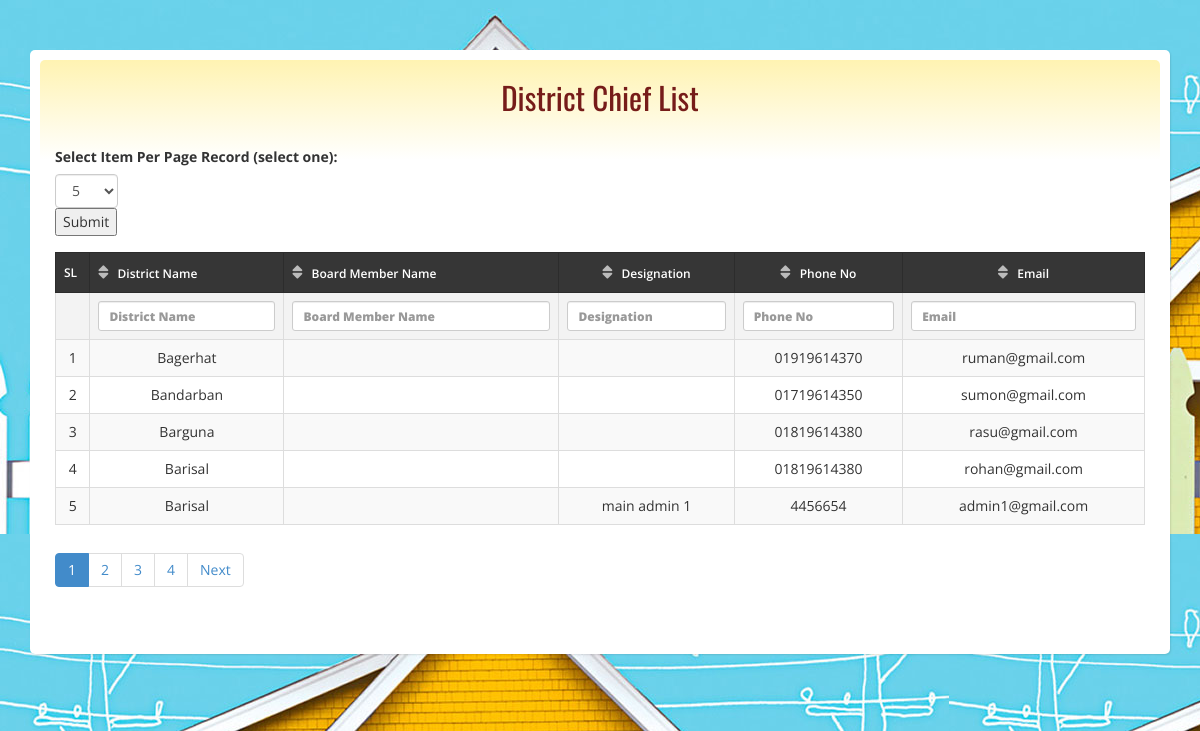
/views/BoardMember/index.php, run on the app's committed database.
### tables this page shows
CREATE TABLE IF NOT EXISTS `user_info` (
  `id` int(11) NOT NULL AUTO_INCREMENT,
  `first_name` varchar(100) NOT NULL,
  `last_name` varchar(100) NOT NULL,
  `designation` varchar(256) DEFAULT NULL,
  `user_id` varchar(100) NOT NULL,
  `email` varchar(50) NOT NULL,
  `password` varchar(250) NOT NULL,
  `phone_no` varchar(50) NOT NULL,
  `image` varchar(250) NOT NULL,
  `role` int(11) NOT NULL,
  `district_cd` varchar(10) NOT NULL,
  `status` int(11) NOT NULL DEFAULT '0',
  `signup_date` date NOT NULL,
  `signup_time` time NOT NULL,
  PRIMARY KEY (`id`),
  KEY `user_id` (`user_id`)
);

CREATE TABLE IF NOT EXISTS `district_info` (
  `id` int(11) NOT NULL AUTO_INCREMENT,
  `district_cd` int(11) NOT NULL,
  `district_name` varchar(100) NOT NULL,
  `deleted_at` varchar(250) DEFAULT NULL,
  PRIMARY KEY (`id`),
  UNIQUE KEY `district_code` (`district_cd`)
);

### src/Bitm/Model/Database.php (called while the page is built, shortened)
<?php
class Database{
    public function __construct()
    {
        $this->conn=mysqli_connect("localhost","root","","neci") or die('Database connection failed');
    }
}

### src/Bitm/BoardMember/BoardMember.php (called while the page is built, shortened)
<?php
class BoardMember extends DB
{
    public $conn;
    public function prepare($data = Array())
    {
        return $this;
    }
    public function count__Boardmember()
    {
        $query = "select count(*) as totalBmember
from
(
SELECT u.district_cd,d.district_name,u.first_name,u.last_name,u.designation,u.phone_no,u.email FROM `user_info` u left join user_profile p on u.user_id=p.user_id inner join district_info d on u.district_cd=d.district_cd
)s ";
        $result = mysqli_query($this->conn, $query);
        $row = mysqli_fetch_assoc($result);
        return $row['totalBmember'];
    }
    public function paginator__Boardmember($pageStartFrom = 0, $Limit = 5)
    {
        $query = "SELECT u.district_cd,d.district_name,u.first_name,u.last_name,u.designation,u.phone_no,u.email FROM `user_info` u left join user_profile p on u.user_id=p.user_id inner join district_info d on u.district_cd=d.district_cd
          ORDER BY district_name LIMIT " . $pageStartFrom . "," . $Limit;
        $_allval = array();
        $result = mysqli_query($this->conn, $query);
        while ($row = mysqli_fetch_assoc($result)) {
            $_allval[] = $row;
        }
        return $_allval;
    }
}

### views/BoardMember/index.php (the view, shortened to what this page needs)
<?php
$boardMember= New BoardMember();
$totalBmember=$boardMember->count__Boardmember();
$itemPerPage= $_SESSION['itemPerPage'];
$noOfPage= ceil($totalBmember/$itemPerPage);
$pagination="";
if(array_key_exists('pageNumber',$_GET)){
    $pageNo=$_GET['pageNumber'];
}
else{
    $pageNo=1;
}
for($i=1;$i<=$noOfPage;$i++){
    $active=($pageNo==$i)?"active":"";
    $pagination.="<li class='$active'><a href='index.php?pageNumber=$i'>$i</a></li>";
}
$pageStartFrom=$itemPerPage*($pageNo-1);
$allmember=$boardMember->prepare($_POST)->paginator__Boardmember($pageStartFrom,$itemPerPage);
$next=$pageNo+1;
?>
<?php
include '../Consume/header_main.php';
?>
<body>
<div class="container" style="margin-top:50px;">
    <div class="content">
        <div class="content-container">
            <h3 style="text-align: center; color: #761c19 ">District Chief List</h3>
            <br />
            <form role="form" action="index.php">
                <div class="form-group">
                    <label for="sel1">Select Item Per Page Record (select one):</label>
                    <select class="form-control" id="sel1" name="itemPerPage" style="width:auto;">
                        <option <?php if($_SESSION['itemPerPage']==5) {echo "selected";}?>>5</option>
                    </select>
                    <button type="submit">Submit</button>
                </div>
            </form>
            <div class="table-responsive">
                <table
                    class="table table-striped table-bordered table-hover table-highlight table-checkable"
                    data-provide="datatable"
                    data-search="false"
                    data-length-change="true"
                >
                    <thead>
                    <tr>
                        <th>SL</th>
                        <th data-filterable="true" data-sortable="true" align="center">District Name</th>
                        <th data-filterable="true" data-sortable="true" align="right">Board Member Name</th>
                        <th data-filterable="true" data-sortable="true" style="text-align:center;">Designation</th>
                        <th data-filterable="true" data-sortable="true" style="text-align:center;">Phone No</th>
                        <th data-filterable="true" data-sortable="true" style="text-align:center;">Email</th>
                    </tr>
                    </thead>
                    <tbody>
                    <?php
                    $sl=0;
                    foreach($allmember as $data){
                        $bfullnm=$data['first_name'].'&nbsp;'.$data['last_name'];
                        $sl++;
                        ?>
                        <tr>
                            <td align="center"><?php echo $sl+$pageStartFrom ?></td>
                            <td align="center"><?php echo $data['district_name']?></td>
                            <td align="center"><?php echo $bfullnm?></td>
                            <td align="center"><?php echo $data['designation']?></td>
                            <td align="center"><?php echo $data['phone_no']?></td>
                            <td align="center"><?php echo $data['email']?></td>
                        </tr>
                    <?php } ?>
                    </tbody>
                </table>
                <ul class="pagination">
                    <?php echo $pagination?>
                    <?php if($pageNo<$noOfPage){echo "<li><a href='index.php?pageNumber=$next'>Next</a></li>";}else{echo "";}?>
                </ul>
            </div>
        </div>
    </div>
</div>
<?php
include '../Consume/footer_main.php';
?>

### views/Consume/header_main.php (shortened to what this page needs)
<!DOCTYPE html>
 <html class="no-js">
<head>
    <link href="../../neci/vendor/font-awesome/css/font-awesome.min.css" rel="stylesheet" type="text/css">
    <link rel="stylesheet" href="../User/css/font-awesome.min.css">
    <link rel="stylesheet" href="../User/js/libs/css/ui-lightness/jquery-ui-1.9.2.custom.min.css">
    <link rel="stylesheet" href="../User/css/bootstrap.min.css">
    <link rel="stylesheet" href="../User/js/plugins/select2/select2.css">
    <link rel="stylesheet" href="../User/js/plugins/datepicker/datepicker.css">
    <link rel="stylesheet" href="../User/public/default.css" type="text/css">
    <link rel="stylesheet" href="../User/public/style.css" type="text/css">
    <link rel="stylesheet" href="../User/public/my-button.css" type="text/css">
    <link rel="stylesheet" href="../User/public/my-css-style.css" type="text/css">
    <link rel="stylesheet" href="../User/js/plugins/morris/morris.css">
    <link rel="stylesheet" href="../User/js/plugins/icheck/skins/minimal/blue.css">
    <link rel="stylesheet" href="../User/js/plugins/select2/select2.css">
    <link rel="stylesheet" href="../User/js/plugins/fullcalendar/fullcalendar.css">
    <link rel="stylesheet" href="../User/js/plugins/simplecolorpicker/jquery.simplecolorpicker.css">
    <link rel="stylesheet" href="../User/js/plugins/timepicker/bootstrap-timepicker.css">
    <link rel="stylesheet" href="../User/css/target-admin2.css">
</head>

### views/Consume/footer_main.php (shortened to what this page needs)
</body>
</html>

### views/User/public/style.css (style rules this page uses)
h3 { font-size: 31px }
h3, p, pre { margin: 10px 0 }

### views/User/css/target-admin2.css (style rules this page uses)
body { font: 400 14px/1.6 'Open Sans', Verdana, Helvetica, sans-serif; background: #FFF; }
@media (min-width: 768px) { body { background: #EEEEEE url(../../../neci/img/portfolio/District_Chief.jpg) ; } }
h1, h2, h3, h4, h5, h6 { margin-top: 0; font-family: Oswald; font-weight: 400; }
.table-bordered thead tr, .table-bordered tfoot tr { background-color: #f3f3f3; }
.table-bordered thead tr th, .table-bordered tfoot tr th { color: #444; font-size: 12px; font-weight: 800; background-color: transparent; border-bottom-width: 1px; vertical-align: middle; }
.table-bordered.table-highlight { border-top-color: #111; }
.table-bordered.table-highlight thead tr:first-child { background-color: #363636; }
.table-bordered.table-highlight thead tr:first-child th { color: #ffffff; font-weight: 600; border: 1px solid #2c2c2c; }
.content { position: relative; width: 100%; padding-top: 0px; background: #fff; margin-bottom: 50px; }
.content::before { content: ""; position: absolute; top: 10px; right: 10px; left: 10px; width: auto; height: 100px; margin-top: 0px; margin-right: 0px; margin-left: 0px; background-image: -webkit-linear-gradient(top, #fff3b2 0%, #ffffff 100%); background-image: linear-gradient(to bottom, #fff3b2 0%, #ffffff 100%); background-repeat: repeat-x; filter: progid:DXImageTransform.Microsoft.gradient(startColorstr='#ffe9e9e9', endColorstr='#ffffffff', GradientType=0); }
.content-container { position: relative; z-index: 101; }
@media (min-width: 768px) { .content { min-height: 500px; padding: 0; margin-top: 0px; border-top-right-radius: 5px; border-top-left-radius: 5px; border-bottom-right-radius: 5px; border-bottom-left-radius: 5px; -webkit-box-shadow: 1px 1px 2px rgba(0, 0, 0, 0.1); -moz-box-shadow: 1px 1px 2px rgba(0, 0, 0, 0.1); box-shadow: 1px 1px 2px rgba(0, 0, 0, 0.1); } }
@media (min-width: 768px) { .content::before { margin: 0; border: none; border-top-right-radius: 5px; border-top-left-radius: 5px; } }
@media (min-width: 768px) { .content-container { padding: 30px 25px 40px 25px; } }
.datatable-columnfilter { width: 100% !important; }
.dataTables_wrapper .dataTable { margin-bottom: .5em; }
table.table thead .sorting, table.table thead .sorting_asc, table.table thead .sorting_desc, table.table thead .sorting_asc_disabled, table.table thead .sorting_desc_disabled, .paginate_enabled_previous, .paginate_enabled_previous:hover, .paginate_disabled_previous, .paginate_enabled_next, .paginate_enabled_next:hover, .paginate_disabled_next { position: relative; background: none; }
.sorting:before, .sorting_asc:before, .sorting_desc:before, .sorting_asc_disabled:before, .sorting_desc_disabled:before, .paginate_enabled_previous:before, .paginate_disabled_previous:before, .paginate_enabled_next:before, .paginate_disabled_next:before { margin-right: 10px; color: #e74c3c; font-family: FontAwesome; font-size: 16px; }
.sorting:before { content: "\f0dc"; color: #bbb; }

### data on the page
user_info: pageStartFrom "1", district_info.district_name "Bagerhat", phone_no "01919614370", email "ruman@gmail.com"
user_info: pageStartFrom "2", district_info.district_name "Bandarban", phone_no "01719614350", email "sumon@gmail.com"
user_info: pageStartFrom "3", district_info.district_name "Barguna", phone_no "01819614380", email "rasu@gmail.com"
user_info: pageStartFrom "4", district_info.district_name "Barisal", phone_no "01819614380", email "rohan@gmail.com"
user_info: pageStartFrom "5", district_info.district_name "Barisal", designation "main admin 1", phone_no "4456654", email "admin1@gmail.com"
